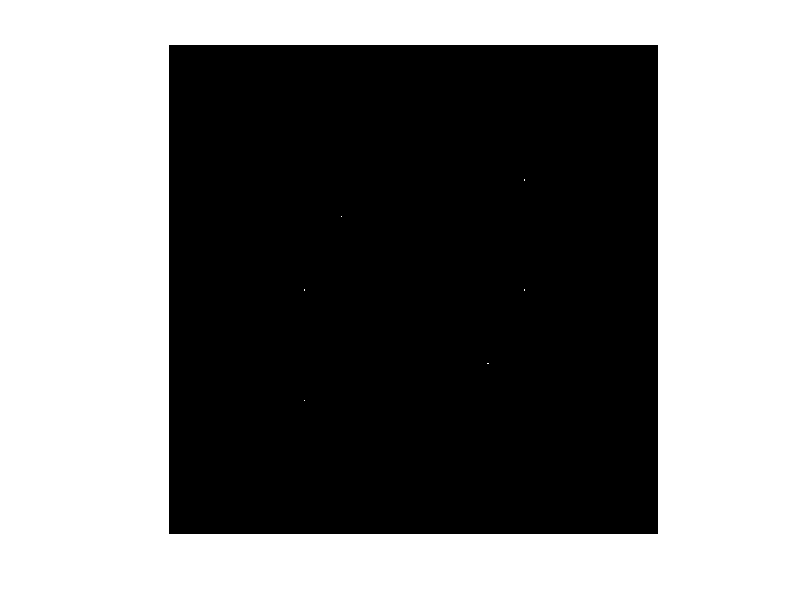
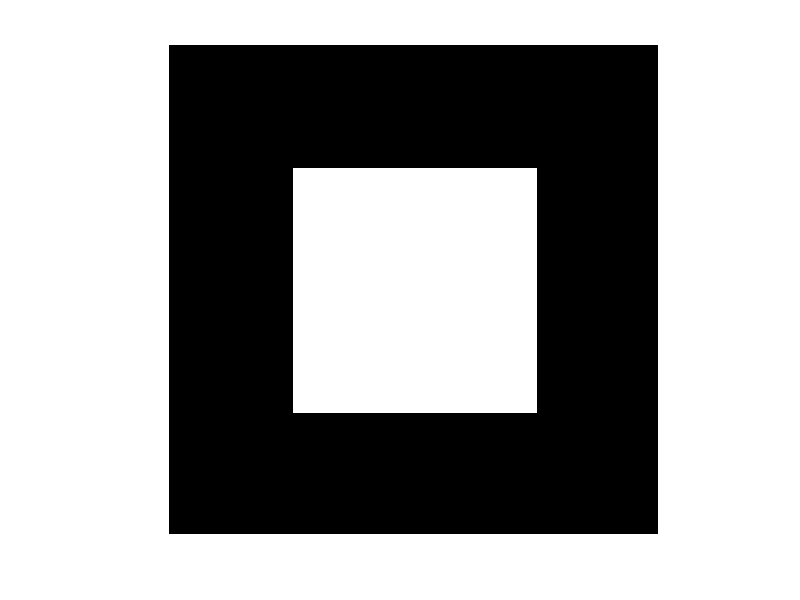
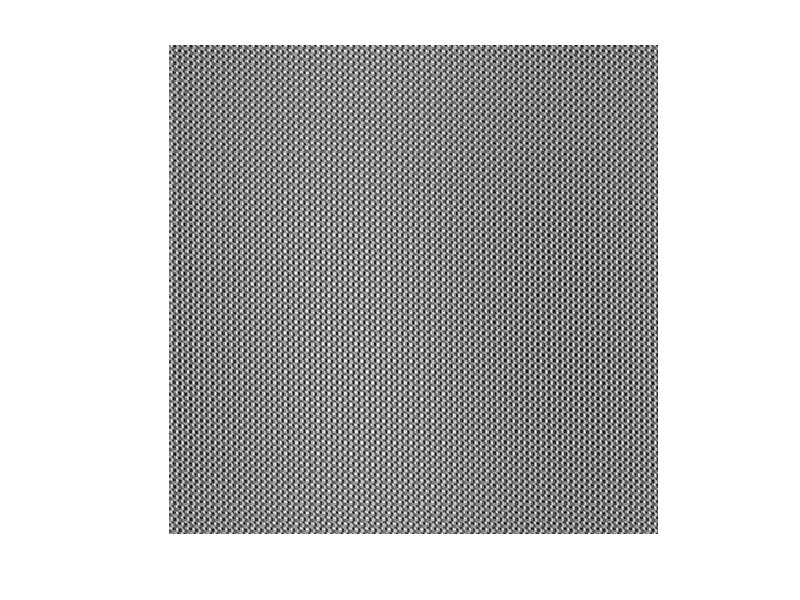
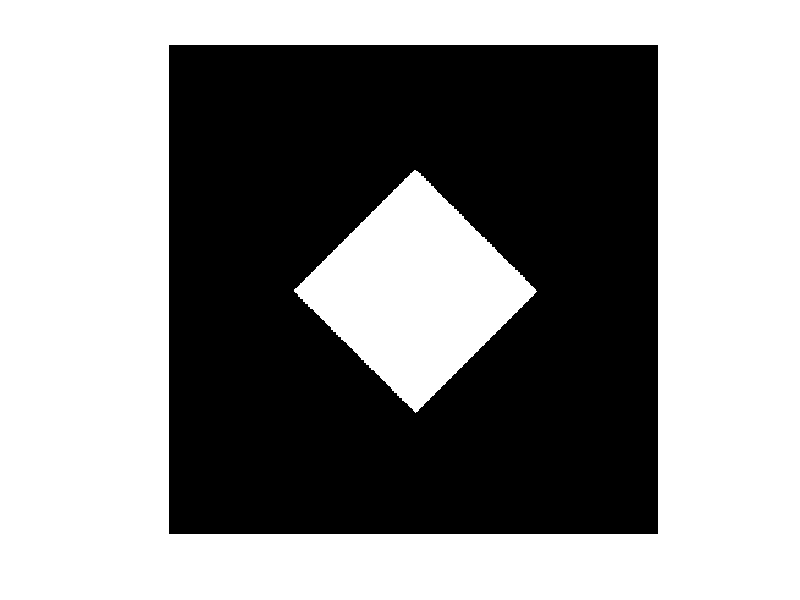

MATLAB code to generate these figures, in order:
clc
close all
clear all

%% Grados de libertad en el filtrado 2D
x = [0:1/400:1-1/400];
y = [0:1/400:1-1/400];
[X,Y] = meshgrid(x,y);
f=sin(2*pi*90*X) + sin(2*pi*60*X + 2*pi*60*Y) + sin(2*pi*90*X - 2*pi*90*Y); 
fc=100/400;
f0_x=0.5 + 1/400; f0_y=0.5 + 1/400; 

%FT
F = fftshift(fft2(f)); 
modF1 = log(1 + abs(F)); 
figure; imshow(modF1, [min(min(modF1)) max(max(modF1))], 'InitialMagnification', 100); 


% filtro  cuadrado: 
fpb_cuad=1*double((X>(f0_x-fc) & X<(f0_x+fc)) & (Y>(f0_y-fc) & Y<(f0_y+fc)));
figure; imshow(fpb_cuad, [min(min(fpb_cuad)) max(max(fpb_cuad))], 'InitialMagnification', 100); 
Fcuad = F.*fpb_cuad; 
ima_range=max(max(f))-min(min(f)); 
quant=ima_range/256;
filtered_cuad=quant*round(real(ifft2(ifftshift(Fcuad)))/quant);
figure; imshow(filtered_cuad, [min(min(filtered_cuad)) max(max(filtered_cuad))], 'InitialMagnification', 100);


% filtro  romboide: 
fpb_romb=1*double((abs(X-f0_x)+abs(Y-f0_y))<fc);
figure; imshow(fpb_romb, [min(min(fpb_romb)) max(max(fpb_romb))], 'InitialMagnification', 100); 
Fromb = F.*fpb_romb; 
ima_range=max(max(f))-min(min(f)); 
quant=ima_range/256;
filtered_romb=quant*round(real(ifft2(ifftshift(Fromb)))/quant);
figure; imshow(filtered_romb, [min(min(filtered_romb)) max(max(filtered_romb))], 'InitialMagnification', 100);


% filtro  circular: 
fpb_circ=1*double((((X-f0_x).*(X-f0_x)+(Y-f0_y).*(Y-f0_y)).^(1/2))<fc); 
figure; imshow(fpb_circ, [min(min(fpb_circ)) max(max(fpb_circ))], 'InitialMagnification', 100); 
Fcirc = F.*fpb_circ; 
ima_range=max(max(f))-min(min(f)); 
quant=ima_range/256;
filtered_circ=quant*round(real(ifft2(ifftshift(Fcirc)))/quant);
figure; imshow(filtered_circ, [min(min(filtered_circ)) max(max(filtered_circ))], 'InitialMagnification', 100);

